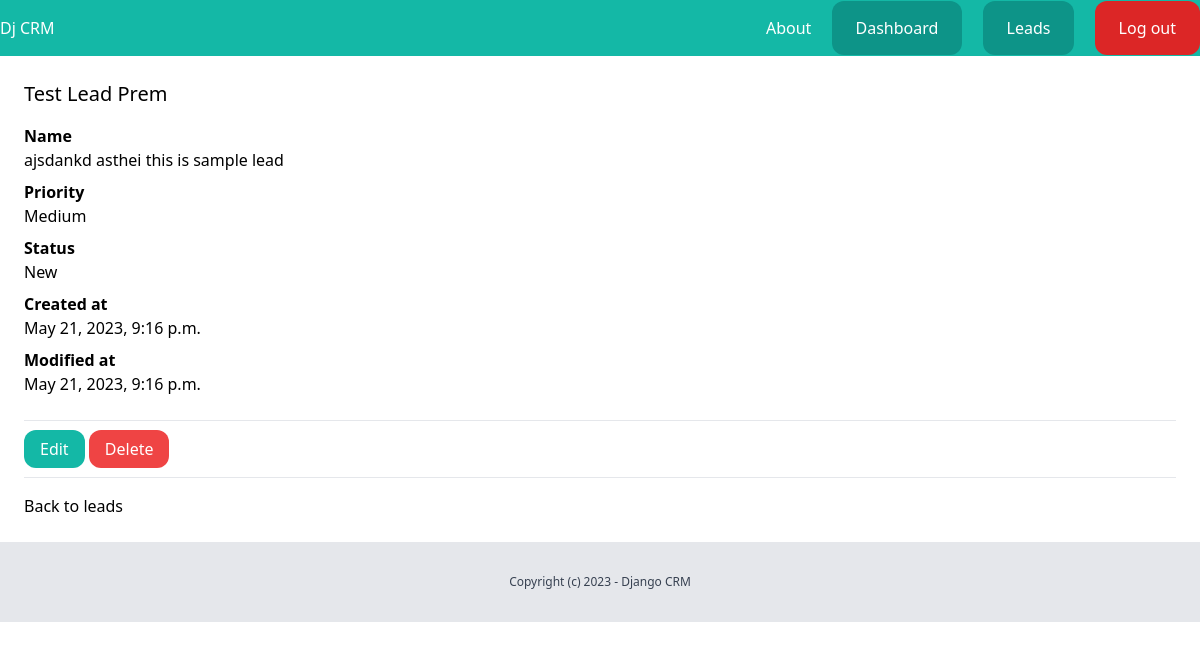
The app's page /dashboard/leads/5/ (signed in) with its own data.
### lead/models.py (models this page shows, shortened)
class Lead(models.Model):
    LOW='low'
    MEDIUM='medium'
    HIGH='high'
    CHOICES_PRIORITY =(
        (LOW, 'Low'),
        (MEDIUM, 'Medium'),
        (HIGH, 'High'),
    )
    NEW = 'new'
    CONTACTED = 'contacted'
    WON = 'won'
    LOST = 'lost'
    CHOICES_STATUS=(
        (NEW, 'New'),
        (CONTACTED, 'Contacted'),
        (WON, 'Won'),
        (LOST, 'Lost'),
    )
    name = models.CharField(max_length=255)
    email = models.EmailField()
    description = models.TextField(blank=True, null=True)
    priority = models.CharField(max_length=10, choices=CHOICES_PRIORITY, default=MEDIUM)
    status = models.CharField(max_length=10, choices=CHOICES_STATUS, default=NEW)
    created_by = models.ForeignKey(User, related_name='name',on_delete=models.CASCADE)
    created_at = models.DateTimeField(auto_now_add=True)
    modified_at = models.DateTimeField(auto_now=True)

### lead/views.py (the view)
# urls.py: path('<int:pk>/', views.leads_detail, name='leads_detail'),
@login_required
def leads_detail(request, pk):
    lead = get_object_or_404(Lead, created_by=request.user, pk=pk)
    return render(request, 'lead/leads_detail.html', {
        'lead': lead
    })

### lead/templates/lead/leads_detail.html (shortened to what this page needs)
{% extends 'core/base.html' %}
{% block content %}
    <div class="py-6 px-6">
        <h1 class="mb-4 text-xl">{{ lead.name }}</h1>
        {% if lead.description %}
        <p class="font-semibold">Name</p>
        <p class="mb-2 ">{{ lead.description }}</p>
        {% endif %}
        <p class="font-semibold">Priority</p>
        <p class="mb-2 ">{{ lead.get_priority_display }}</p>
        <p class="font-semibold">Status</p>
        <p class="mb-2 ">{{ lead.get_status_display }}</p>
        <p class="font-semibold">Created at</p>
        <p class="mb-2 ">{{ lead.created_at }}</p>
        <p class="font-semibold">Modified at</p>
        <p class="mb-6 ">{{ lead.modified_at }}</p>
        <hr class="my-4">
        <a href="{% url 'leads_edit' lead.id %}" class="py-2 px-4 rounded-xl bg-teal-500 text-white">Edit</a>
        <a href="{% url 'leads_delete' lead.id %}" class="py-2 px-4 rounded-xl bg-red-500 text-white">Delete</a>
        <hr class="my-4">
        <a href="{% url 'leads_list' %}">Back to leads</a>
    </div>
{% endblock %}

### records on screen
Lead: name "Test Lead Prem", description "ajsdankd asthei this is sample lead", priority "Medium", status "New", created_at "May 21, 2023, 9:16 p.m.", modified_at "May 21, 2023, 9:16 p.m."
